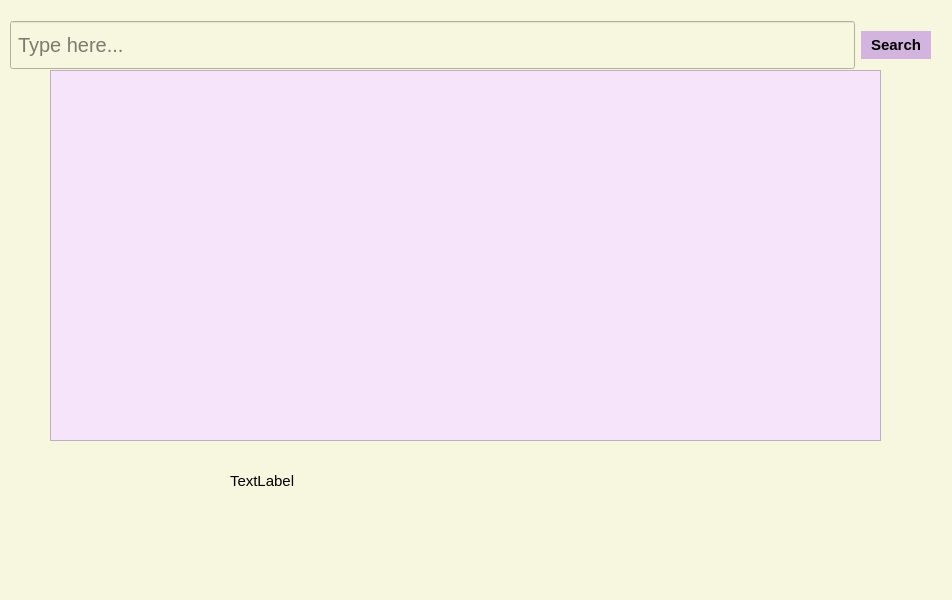
<?xml version="1.0" encoding="UTF-8"?>
<ui version="4.0">
 <class>MainWindow</class>
 <widget class="QMainWindow" name="MainWindow">
  <property name="geometry">
   <rect>
    <x>0</x>
    <y>0</y>
    <width>952</width>
    <height>600</height>
   </rect>
  </property>
  <property name="windowTitle">
   <string>MainWindow</string>
  </property>
  <property name="styleSheet">
   <string notr="true">background-color: #f7f7df;</string>
  </property>
  <widget class="QWidget" name="centralwidget">
   <widget class="QWidget" name="horizontalLayoutWidget">
    <property name="geometry">
     <rect>
      <x>10</x>
      <y>20</y>
      <width>921</width>
      <height>50</height>
     </rect>
    </property>
    <layout class="QHBoxLayout" name="horizontalLayout">
     <item>
      <widget class="QLineEdit" name="search_input">
       <property name="styleSheet">
        <string notr="true">padding: 10px 5px;
color: black;
font-size:20px;</string>
       </property>
       <property name="inputMask">
        <string/>
       </property>
       <property name="placeholderText">
        <string>Type here...</string>
       </property>
      </widget>
     </item>
     <item>
      <widget class="QPushButton" name="search_btn">
       <property name="styleSheet">
        <string notr="true">padding: 5px 10px;
font-size: 15px;
font-weight: 700;
border-radius: 15px;
background-color: #d2b4de;
</string>
       </property>
       <property name="text">
        <string>Search</string>
       </property>
      </widget>
     </item>
    </layout>
   </widget>
   <widget class="QListWidget" name="list_widget">
    <property name="geometry">
     <rect>
      <x>50</x>
      <y>70</y>
      <width>831</width>
      <height>371</height>
     </rect>
    </property>
    <property name="font">
     <font>
      <pointsize>15</pointsize>
     </font>
    </property>
    <property name="cursor" stdset="0">
     <cursorShape>ForbiddenCursor</cursorShape>
    </property>
    <property name="styleSheet">
     <string notr="true">background-color: #f6e4fa;
color: black;</string>
    </property>
   </widget>
   <widget class="QLabel" name="clicked_value">
    <property name="geometry">
     <rect>
      <x>230</x>
      <y>460</y>
      <width>481</width>
      <height>41</height>
     </rect>
    </property>
    <property name="styleSheet">
     <string notr="true">font-size:15px;
text-algin: center;
color:black;</string>
    </property>
    <property name="text">
     <string>TextLabel</string>
    </property>
   </widget>
  </widget>
 </widget>
 <resources/>
 <connections/>
</ui>
